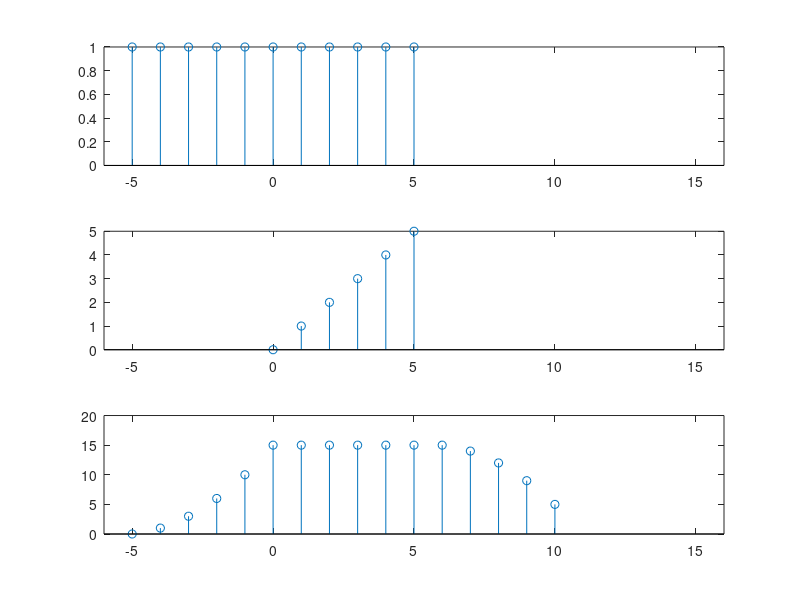

Write MATLAB code to recreate this figure.
clear;
close all;
clc;

nx = -5:5;
x  = ones(1, length(nx));

nh = 0:5
h = nh

ny_inicio = nx(1)   + nh(1);
ny_fin    = nx(end) + nh(end);
ny        = ny_inicio:ny_fin;

y = conv(x,h)

subplot(3,1,1)
stem(nx,x)
xlim([-6,16])

subplot(3,1,2)

stem(nh,h)
xlim([-6,16])

subplot(3,1,3)

stem(ny, y)
xlim([-6,16])
